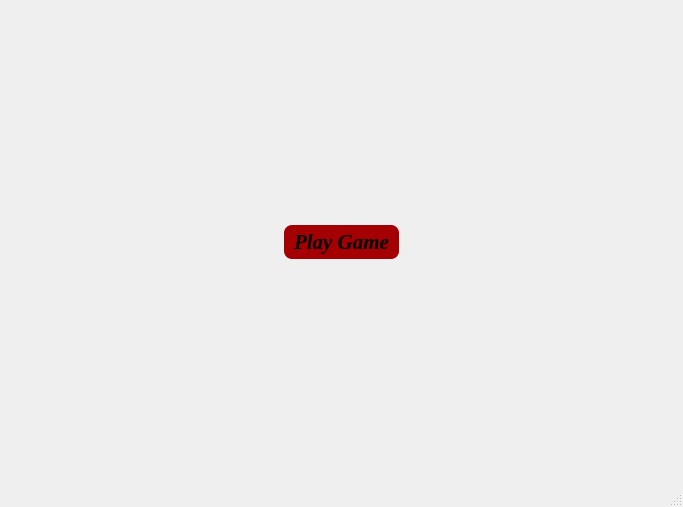
<?xml version="1.0" encoding="UTF-8"?>
<ui version="4.0">
 <class>MainWindow</class>
 <widget class="QMainWindow" name="MainWindow">
  <property name="geometry">
   <rect>
    <x>0</x>
    <y>0</y>
    <width>683</width>
    <height>507</height>
   </rect>
  </property>
  <property name="windowTitle">
   <string>MainWindow</string>
  </property>
  <widget class="QWidget" name="centralwidget">
   <layout class="QHBoxLayout" name="horizontalLayout">
    <item>
     <widget class="QPushButton" name="pushButton">
      <property name="enabled">
       <bool>true</bool>
      </property>
      <property name="sizePolicy">
       <sizepolicy hsizetype="Maximum" vsizetype="Maximum">
        <horstretch>0</horstretch>
        <verstretch>0</verstretch>
       </sizepolicy>
      </property>
      <property name="font">
       <font>
        <family>Georgia</family>
        <pointsize>16</pointsize>
        <italic>true</italic>
        <bold>true</bold>
       </font>
      </property>
      <property name="cursor">
       <cursorShape>OpenHandCursor</cursorShape>
      </property>
      <property name="layoutDirection">
       <enum>Qt::LayoutDirection::LeftToRight</enum>
      </property>
      <property name="styleSheet">
       <string notr="true">background-color: #A40004;  /* Цвет фона */
color: black;               /* Цвет текста */
border-radius: 8px;         /* Скругление углов */
padding: 5px 10px;          /* Отступы внутри */
</string>
      </property>
      <property name="text">
       <string>Play Game</string>
      </property>
      <property name="checkable">
       <bool>false</bool>
      </property>
     </widget>
    </item>
   </layout>
  </widget>
  <widget class="QMenuBar" name="menubar">
   <property name="geometry">
    <rect>
     <x>0</x>
     <y>0</y>
     <width>683</width>
     <height>24</height>
    </rect>
   </property>
  </widget>
  <widget class="QStatusBar" name="statusbar"/>
 </widget>
 <resources/>
 <connections/>
</ui>
